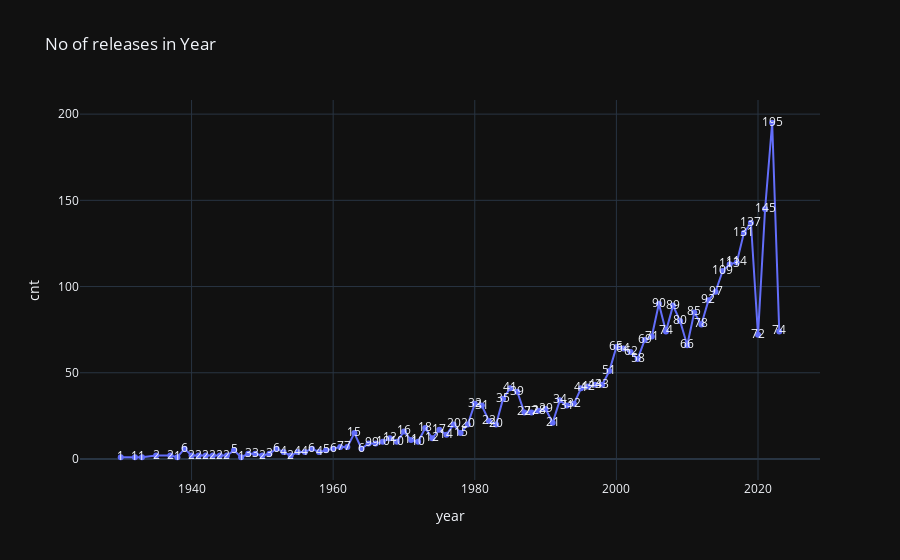

Notebook code cell kept with this figure:
### Code cell
df_year = df.groupby('year')['cnt'].count().reset_index()
px.line(df_year, x='year',y='cnt',template='plotly_dark',text='cnt',
        title="No of releases in Year")

### Figure 1 — Plotly figure (JSON) as saved in the notebook; plotly's stock layout.template omitted (floating-point values rounded to 4 significant figures)
{"data": [{"hovertemplate": "year=%{x}<br>cnt=%{text}<extra></extra>", "legendgroup": "", "line": {"color": "#636efa", "dash": "solid"}, "marker": {"symbol": "circle"}, "mode": "lines+markers+text", "name": "", "orientation": "v", "showlegend": false, "text": [1, 1, 1, 2, 2, 1, 6, 2, 2, 2, 2, 2, 2, 5, 1, 3, 3, 2, 3, 6, 4, 2, 4, 4, 6, 4, 5, 6, 7, 7, 15, 6, 9, 9, 10, 12, 10, 16, 11, 10, 18, 12, 17, 14, 20, 15, 20, 32, 31, 22, 20, 35, 41, 39, 27, 27, 28, 29, 21, 34, 31, 32, 41, 42, 43, 43, 51, 65, 64, 62, 58, 69, 71, 90, 74, 89, 80, 66, 85, 78, 92, 97, 109, 113, 114, 131, 137, 72, 145, 195, 74], "type": "scatter", "x": [1930, 1932, 1933, 1935, 1937, 1938, 1939, 1940, 1941, 1942, 1943, 1944, 1945, 1946, 1947, 1948, 1949, 1950, 1951, 1952, 1953, 1954, 1955, 1956, 1957, 1958, 1959, 1960, 1961, 1962, 1963, 1964, 1965, 1966, 1967, 1968, 1969, 1970, 1971, 1972, 1973, 1974, 1975, 1976, 1977, 1978, 1979, 1980, 1981, 1982, 1983, 1984, 1985, 1986, 1987, 1988, 1989, 1990, 1991, 1992, 1993, 1994, 1995, 1996, 1997, 1998, 1999, 2000, 2001, 2002, 2003, 2004, 2005, 2006, 2007, 2008, 2009, 2010, 2011, 2012, 2013, 2014, 2015, 2016, 2017, 2018, 2019, 2020, 2021, 2022, 2023], "xaxis": "x", "y": [1, 1, 1, 2, 2, 1, 6, 2, 2, 2, 2, 2, 2, 5, 1, 3, 3, 2, 3, 6, 4, 2, 4, 4, 6, 4, 5, 6, 7, 7, 15, 6, 9, 9, 10, 12, 10, 16, 11, 10, 18, 12, 17, 14, 20, 15, 20, 32, 31, 22, 20, 35, 41, 39, 27, 27, 28, 29, 21, 34, 31, 32, 41, 42, 43, 43, 51, 65, 64, 62, 58, 69, 71, 90, 74, 89, 80, 66, 85, 78, 92, 97, 109, 113, 114, 131, 137, 72, 145, 195, 74], "yaxis": "y"}], "layout": {"legend": {"tracegroupgap": 0}, "title": {"text": "No of releases in Year"}, "xaxis": {"anchor": "y", "domain": [0, 1], "title": {"text": "year"}}, "yaxis": {"anchor": "x", "domain": [0, 1], "title": {"text": "cnt"}}}}
